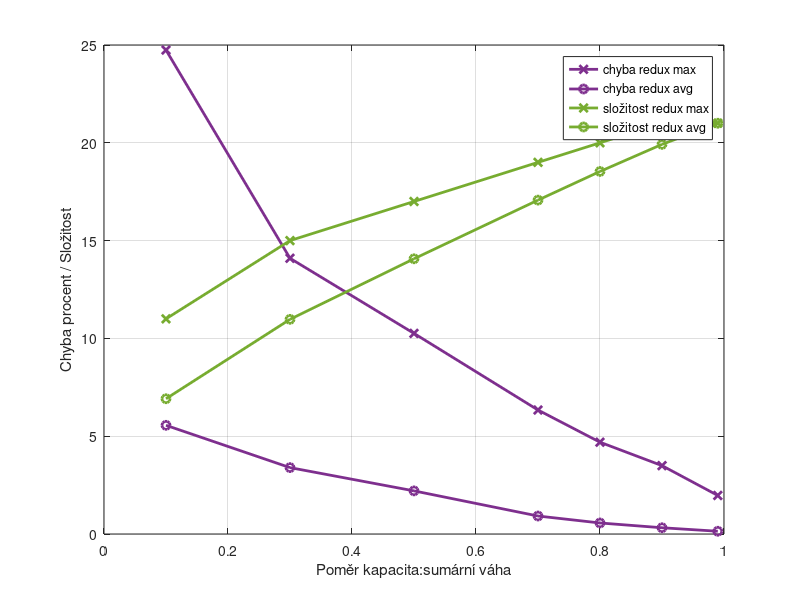

Source code (MATLAB):
clear all;

% for j in NK ZKC ZKW; do for i in brute bab dynamic fptas1 fptas3 fptas5 greedy redux; do echo "${j}${i} = importdata('${j}_summary_${i}', ';');"; done; done

width = 2;
max = 2;
avg = 3;

% babMAXstrong = [118   709   1862    4492   11101];
% babAVGstrong = [58   360   835    2128   5640];
% babMAXcorr =   [148   1002   3048    7268   17628];
% babAVGcorr =   [66   411   1089    2752   7256];
% babMAXuni =    [47   153   281    660    638];
% babAVGuni =    [17   33   51    79     96];
% 
% plot(x, babMAXstrong,'-x', 'LineWidth', width ,'color', [0.8500 0.3250 0.0980]); hold on
% plot(x, babAVGstrong,'-o', 'LineWidth', width ,'color', [0.8500 0.3250 0.0980]); hold on
% plot(x, babMAXcorr, '-x', 'LineWidth', width ,'color', [0.4940 0.1840 0.5560]); hold on
% plot(x, babAVGcorr, '-o', 'LineWidth', width ,'color', [0.4940 0.1840 0.5560]); hold on
% plot(x, babMAXuni,'-x', 'LineWidth', width ,'color', [0.4660 0.6740 0.1880]); hold on
% plot(x, babAVGuni,'-o', 'LineWidth', width ,'color', [0.4660 0.6740 0.1880]); hold on
% legend('strong bab max', 'strong bab avg', 'corr bab max', 'corr bab avg', 'uni bab max', 'uni bab avg')
% ylim([0 6000])



% dynMAXstrong = [2038  18609   36579    60115       84024];
% dynAVGstrong = [1891  16249   31100    49706       72230];
% dynMAXcorr =   [2046  20390   39171    64680       89854];
% dynAVGcorr =   [1899  16338   31383    51208       74144];
% dynMAXuni =    [2046  20069   39573    65772       102133];
% dynAVGuni =    [1902  16791   32308    52770       77564];
% 
% plot(x, dynMAXstrong,'-x', 'LineWidth', width ,'color', [0.8500 0.3250 0.0980]); hold on
% plot(x, dynAVGstrong,'-o', 'LineWidth', width ,'color', [0.8500 0.3250 0.0980]); hold on
% plot(x, dynMAXcorr,  '-x', 'LineWidth', width ,'color', [0.4940 0.1840 0.5560]); hold on
% plot(x, dynAVGcorr,  '-o', 'LineWidth', width ,'color', [0.4940 0.1840 0.5560]); hold on
% plot(x, dynMAXuni,   '-x', 'LineWidth', width ,'color', [0.4660 0.6740 0.1880]); hold on
% plot(x, dynAVGuni,   '-o', 'LineWidth', width ,'color', [0.4660 0.6740 0.1880]); hold on
% legend('strong bab max', 'strong bab avg', 'corr bab max', 'corr bab avg', 'uni bab max', 'uni bab avg')
% ylim([0 60000])



% reduxMAXstrong = [ 19.173474   14.184867    5.961666    9.67971     9.314884 ];
% reduxAVGstrong = [ 10.421805   5.979555     0.767454    4.200750    5.042353 ];
% reduxMAXcorr =   [ 22.675159   14.416651    15.60071    13.75925    10.791576 ];
% reduxAVGcorr =   [ 6.446171    5.165493     4.526299    4.061455    3.760508 ];
% reduxMAXuni =    [ 9.475580    6.375321     5.961666    6.026059    4.693065 ];
% reduxAVGuni =    [ 1.130760    0.710166     0.767454    0.547468    0.564037 ];
% 
% plot(x, reduxMAXstrong,'-x', 'LineWidth', width ,'color', [0.8500 0.3250 0.0980]); hold on
% plot(x, reduxAVGstrong,'-o', 'LineWidth', width ,'color', [0.8500 0.3250 0.0980]); hold on
% plot(x, reduxMAXcorr,  '-x', 'LineWidth', width ,'color', [0.4940 0.1840 0.5560]); hold on
% plot(x, reduxAVGcorr,  '-o', 'LineWidth', width ,'color', [0.4940 0.1840 0.5560]); hold on
% plot(x, reduxMAXuni,   '-x', 'LineWidth', width ,'color', [0.4660 0.6740 0.1880]); hold on
% plot(x, reduxAVGuni,   '-o', 'LineWidth', width ,'color', [0.4660 0.6740 0.1880]); hold on
% legend('strong bab max', 'strong bab avg', 'corr bab max', 'corr bab avg', 'uni bab max', 'uni bab avg')
% ylim([0 25])




x =        [0.1        0.3            0.5          0.7         0.8         0.9          0.99    ];
reduxMAX = [24.741761  14.096405      10.255674    6.338384    4.693065    3.495834     1.969928];
reduxAVG = [5.556875   3.394147       2.204648     0.919452    0.564037    0.319941     0.140695];
reduxMAXsloz = [11.000000   15.000000     17.000000   19.000000   20.000000 21.000000   21.000000    ];
reduxAVGsloz = [6.915000    10.975000     14.070000   17.070000   18.535000 19.920000   21.000000  ];


plot(x, reduxMAX,  '-x', 'LineWidth', width ,'color', [0.4940 0.1840 0.5560]); hold on
plot(x, reduxAVG,  '-o', 'LineWidth', width ,'color', [0.4940 0.1840 0.5560]); hold on
plot(x, reduxMAXsloz,  '-x', 'LineWidth', width ,'color', [0.4660 0.6740 0.1880]); hold on
plot(x, reduxAVGsloz,  '-o', 'LineWidth', width ,'color', [0.4660 0.6740 0.1880]); hold on

legend('chyba redux max', 'chyba redux avg', 'složitost redux max', 'složitost redux avg')
ylim([0 25])

grid
ylabel('Chyba procent / Složitost')
xlabel('Poměr kapacita:sumární váha')
hold off
